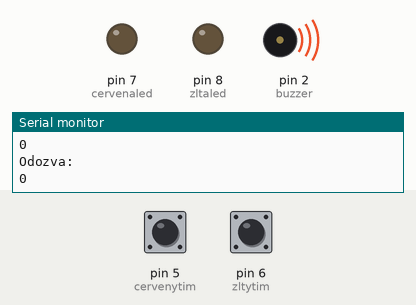
Bench run of a sketch on a simulated Arduino Uno, built with avr-gcc and run on an emulated ATmega328P. Shown: output pins drawn as LEDs (lit = HIGH), buzzer (waves = sounding), the last lines printed to the serial monitor. Inputs (shaded band) come from the test bench; at power-on: pin 5 (cervenytim) HIGH, pin 6 (zltytim) HIGH. No radio packets arrive unless stated.

Above: at 1.2 s.
1.3 s: pin 5 (cervenytim) pulled LOW for 0.15 s
At 2.2 s:
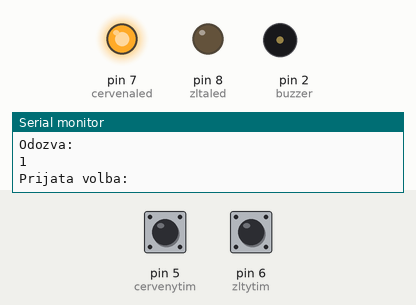
2.9 s: pin 6 (zltytim) pulled LOW for 0.15 s
At 4.1 s:
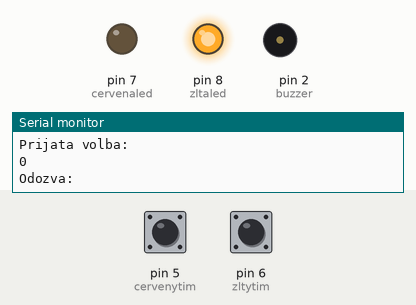
10.5 s: pin 5 (cervenytim) pulled LOW for 1 s
At 11.6 s:
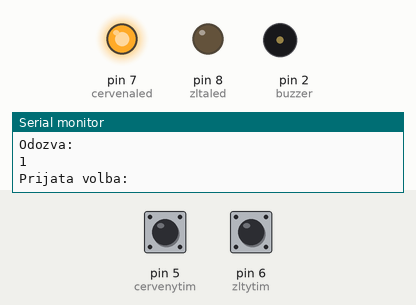
13.0 s: pin 6 (zltytim) pulled LOW for 1 s
At 13.6 s:
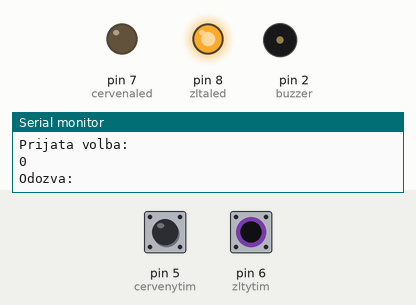
Timing chart, 0 to 16.0 s (numbered marks = the images above; inputs shaded):
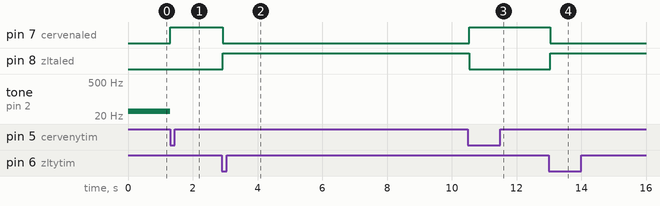

The sketch:

nanovysielacv2.ino
```cpp
// nRF24L01 vysílač
#include <SPI.h>
#include "RF24.h"
#define CE 4
#define CS 3
RF24 nRF(CE, CS);
int odezva;
int prijem;
const int buzzer = 2;
const int cervenytim = 5;
const int zltytim = 6;
const int cervenaled = 7;
const int zltaled = 8;
byte adresaPrijimac[]= "prijimac00";
byte adresaVysilac[]= "vysilac00";
void setup() {
  Serial.begin(9600);
  pinMode(buzzer, OUTPUT);
  pinMode(cervenaled, OUTPUT);
  pinMode(zltaled, OUTPUT);
  pinMode(cervenytim, INPUT_PULLUP);
  pinMode(zltytim, INPUT_PULLUP);
  nRF.begin();
  nRF.setDataRate( RF24_250KBPS );
  nRF.setPALevel(RF24_PA_HIGH);
  nRF.openWritingPipe(adresaVysilac);
  nRF.openReadingPipe(1,adresaPrijimac);
  nRF.startListening();
}

void loop() {
  int vystupcerveny = digitalRead(cervenytim);
  int vystupzlty = digitalRead(zltytim);
  if(vystupcerveny==LOW){
    odezva = 1;
    digitalWrite(cervenaled, HIGH);
    digitalWrite(zltaled, LOW);
    }else if(vystupzlty==LOW){
    odezva = 2;
    digitalWrite(cervenaled, LOW);
    digitalWrite(zltaled, HIGH);
    }
    if(odezva == prijem){
   tone(buzzer, 31, 2000);

      }else{
        noTone(buzzer);
        }
    nRF.stopListening();
     nRF.write( &odezva, sizeof(odezva) );
    nRF.startListening();
 while (nRF.available()) {
      nRF.read( &prijem, sizeof(prijem) );
    }
    Serial.println("Prijata volba: ");
    Serial.println(prijem);
    Serial.println("Odozva: ");
    Serial.println(odezva);
    delay(50);
  }
```

Measured:
- after the input at 1.3 s, pin 7 (cervenaled): LOW → HIGH at once; tone on pin 2 (buzzer): 31 Hz → silent at once
- after the input at 2.9 s, pin 7 (cervenaled): HIGH → LOW at once; pin 8 (zltaled): LOW → HIGH at once
- after the input at 10.5 s, pin 7 (cervenaled): LOW → HIGH at once; pin 8 (zltaled): HIGH → LOW at once
- after the input at 13.0 s, pin 7 (cervenaled): HIGH → LOW after 0.05 s; pin 8 (zltaled): LOW → HIGH after 0.05 s
